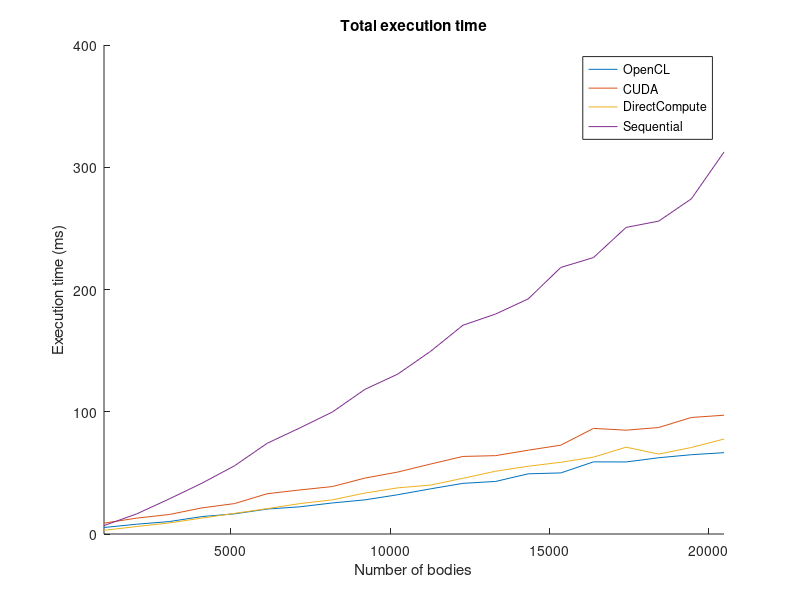
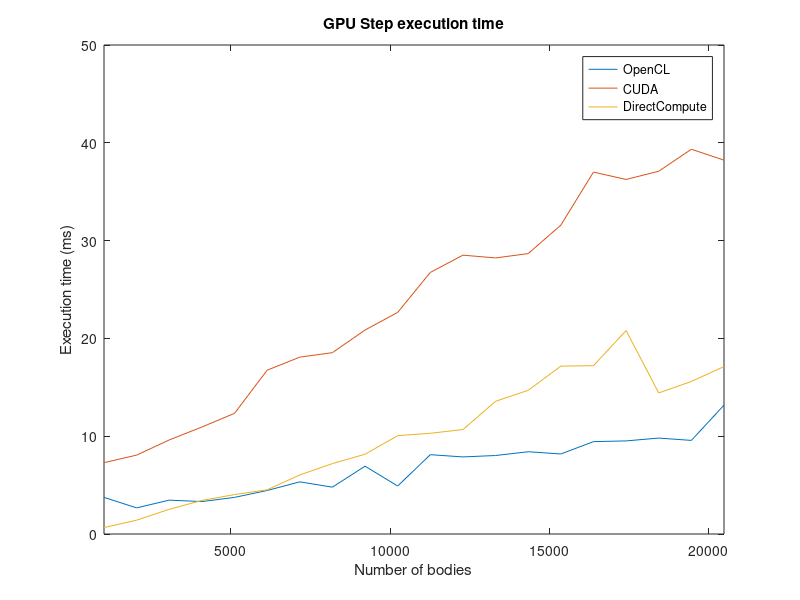
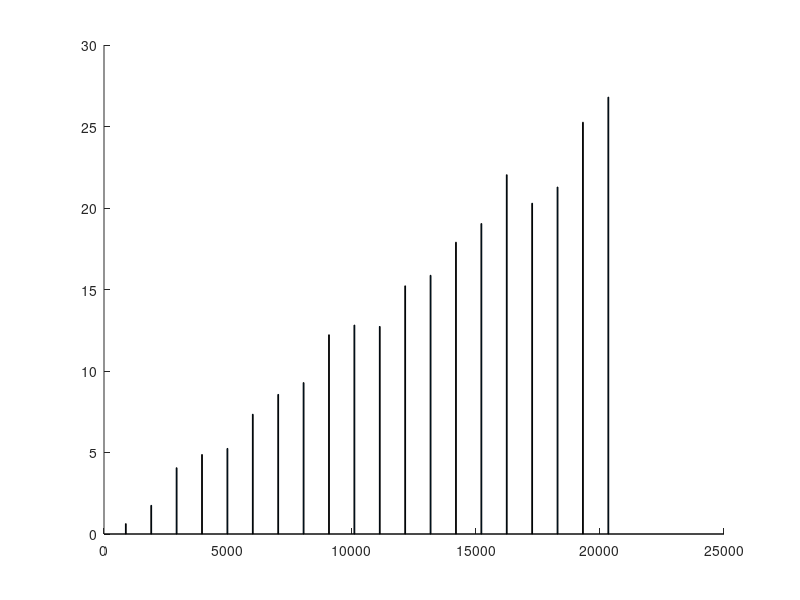

The MATLAB source for these figures, in order: (Note: this script raises an error after producing the figures.)

%% Read input data
clc;
close all;
clear all;

load("all_data.mat");

%% Total execution time
noBodies = cl_data(:,1);
cl_tTot = cl_data(:,6);
cu_tTot = cu_data(:,6);
dc_tTot = dc_data(:,6);
seq_tTot = seq_data(:,6);


%%

figure(1)
hold on;
plot(noBodies, cl_tTot);
plot(noBodies, cu_tTot);
plot(noBodies, dc_tTot);
plot(noBodies, seq_tTot);

% Adjust the axis limits
axis([1024 20*1024 0 400])

title('Total execution time')
xlabel('Number of bodies')
ylabel('Execution time (ms)')

legend('OpenCL', 'CUDA', 'DirectCompute', 'Sequential');

%%
saveas(gcf,'Plots/TotalExecutionTime.png');

%% GPU Step execution time

noBodies = cl_data(:,1);
cl_tTot = cl_data(:,5);
cu_tTot = cu_data(:,5);
dc_tTot = dc_data(:,5);

figure(2)
plot(noBodies,[cl_tTot cu_tTot dc_tTot]);

% Adjust the axis limits
axis([1024 20*1024 0 50])


title('GPU Step execution time')
xlabel('Number of bodies')
ylabel('Execution time (ms)')

legend('OpenCL', 'CUDA', 'DirectCompute');

%%
saveas(gcf,'Plots/GPUStepExecutionTime.png')
clear cl_tTot cu_tTot dc_tTot seq_tTot noBodies;


%% CUDA Bar Chart

data = cu_data;

% Extract data
noBodies = data(:,1);
tBuildTree = data(:,2);
tCalcTreeCOM = data(:,3);
tFlattenTree = data(:,4);
tStep = data(:,5);
tTot = data(:,6);

figure(3)
bar(noBodies, [tBuildTree tCalcTreeCOM tFlattenTree tStep], 0.5, 'stack')

% Adjust the axis limits
axis([0 21*1024 0 130])


% Add title and axis labels
title('CUDA execution time')
xlabel('Number of bodies')
ylabel('Execution time (ms)')

legend('Build Tree', 'Calc Tree COM', 'Flatten Tree', 'CU Step');


%%
saveas(gcf,'Plots/CUDABarChart.png');
clear data noBodies tBuildTree tCalcTreeCOM tFlattenTree tStep tTot;

%% OpenCL Bar Chart

data = cl_data;

% Extract data
noBodies = data(:,1);
tBuildTree = data(:,2);
tCalcTreeCOM = data(:,3);
tFlattenTree = data(:,4);
tStep = data(:,5);
tTot = data(:,6);

figure(4)
bar(noBodies, [tBuildTree tCalcTreeCOM tFlattenTree tStep], 0.5, 'stack')

% Adjust the axis limits
axis([0 21*1024 0 90])


% Add title and axis labels
title('OpenCL execution time')
xlabel('Number of bodies')
ylabel('Execution time (ms)')

legend('Build Tree', 'Calc Tree COM', 'Flatten Tree', 'CL Step');

%%

saveas(gcf,'Plots/OpenCLBarChart.png');
clear data noBodies tBuildTree tCalcTreeCOM tFlattenTree tStep tTot;

%% DirectCompute Bar Chart

data = dc_data;

% Extract data
noBodies = data(:,1);
tBuildTree = data(:,2);
tCalcTreeCOM = data(:,3);
tFlattenTree = data(:,4);
tStep = data(:,5);
tTot = data(:,6);

figure(5)
bar(noBodies, [tBuildTree tCalcTreeCOM tFlattenTree tStep], 0.5, 'stack')


% Adjust the axis limits
axis([0 21*1024 0 95])


% Add title and axis labels
title('DirectCompute execution time')
xlabel('Number of bodies')
ylabel('Execution time (ms)')

legend('Build Tree', 'Calc Tree COM', 'Flatten Tree', 'DC Step');

%%
saveas(gcf,'Plots/DirectComputeBarChart.png');
clear data noBodies tBuildTree tCalcTreeCOM tFlattenTree tStep tTot;


%% Sequential Bar Chart

data = seq_data;

% Extract data
noBodies = data(:,1);
tBuildTree = data(:,2);
tCalcTreeCOM = data(:,3);
tFlattenTree = data(:,4);
tStep = data(:,5);
tTot = data(:,6);

figure(6)
bar(noBodies, [tBuildTree tCalcTreeCOM tFlattenTree tStep], 0.5, 'stack')


% Adjust the axis limits
axis([0 21*1024 0 390])


% Add title and axis labels
title('Sequential execution time')
xlabel('Number of bodies')
ylabel('Execution time (ms)')

legend('Build Tree', 'Calc Tree COM', 'Flatten Tree', 'Seq Step');

%%
saveas(gcf,'Plots/SequentialBarChart.png');
clear data noBodies tBuildTree tCalcTreeCOM tFlattenTree tStep tTot;



%% CUDA Struct vs Class
noBodies = cu_data(:,1);
tTot_struct = cu_data(:,6);
tTot_class = cu_data_class(:,6);

figure(7);
hold on;
plot(noBodies, tTot_struct);
plot(noBodies, tTot_class);
hold off;

% Adjust the axis limits
axis([1024 21*1024 0 120])


% Add title and axis labels
title('CUDA struct and class buffer execution time')
xlabel('Number of bodies')
ylabel('Execution time (ms)')

legend('Struct', 'Class');

%%
saveas(gcf,'Plots/CUDAStructVSClass.png');
clear data noBodies tBuildTree tCalcTreeCOM tFlattenTree tStep tTot;

%% CUDA Recursive vs iterative

noBodies = cu_data(:,1);
tTot_re = cu_data(:,6);
tTot_it = cu_data_recursive(:,6);

figure(7);
hold on;
plot(noBodies, tTot_re, 'r');
plot(noBodies, tTot_it, 'b');
hold off;

% Adjust the axis limits
axis([1024 21*1024 0 200])


% Add title and axis labels
title('CUDA recursive and iterative execution time')
xlabel('Number of bodies')
ylabel('Execution time (ms)')

legend('Recursive', 'Iterative');

%%
saveas(gcf,'Plots/CUDARecIt', 'epsc');

%% OS

% https://netmarketshare.com
x = [88.72,8.56,2.3];
figure(8)
pie(x)

labels = {'Windows','Mac OS','Linux'};
legend(labels,'Location','southoutside','Orientation','vertical')

%% OS market share

% https://netmarketshare.com
x = [88.72,8.56,2.3];
figure(8)
pie(x)

labels = {'Windows','Mac OS','Linux'};
legend(labels,'Location','southoutside','Orientation','vertical')
%%
saveas(gcf,'Plots/OSMarketShare', 'epsc');

%% GPU market share

%https://wccftech.com/nvidia-amd-discrete-gpu-market-share-report-q3-2017/
x = [22.7, 72.8];
figure(9)
pie(x)

labels = {'AMD','Nvidia'};
legend(labels,'Location','southoutside','Orientation','vertical')

%%
saveas(gcf,'Plots/GPUMarketShare', 'epsc');

